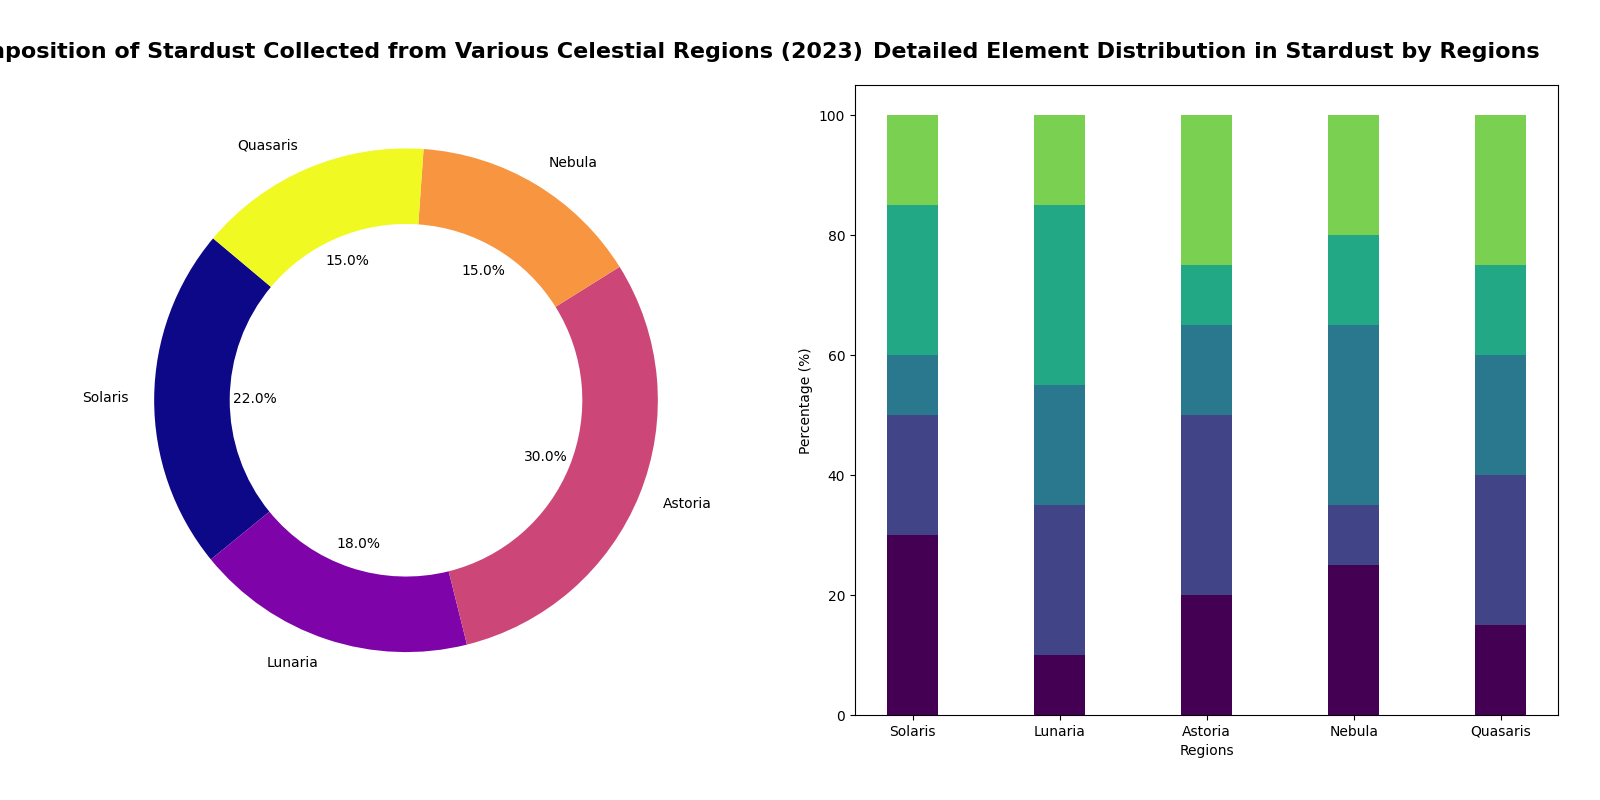

The script that drew this image:
import matplotlib.pyplot as plt
import numpy as np

# Data
regions = ['Solaris', 'Lunaria', 'Astoria', 'Nebula', 'Quasaris']
composition_percentages = [22, 18, 30, 15, 15]
elements_found = ['Plasma', 'Ether', 'Luminal Particles', 'Void Fragments', 'Astral Residue']
element_distributions = [
    [30, 20, 10, 25, 15], 
    [10, 25, 20, 30, 15], 
    [20, 30, 15, 10, 25], 
    [25, 10, 30, 15, 20], 
    [15, 25, 20, 15, 25], 
]

fig, (ax1, ax2) = plt.subplots(1, 2, figsize=(16, 8))

# Pie chart for regional composition without borders
colors = plt.cm.plasma(np.linspace(0, 1, len(regions)))
ax1.pie(
    composition_percentages, 
    labels=regions, 
    autopct='%1.1f%%', 
    startangle=140,
    colors=colors,
    wedgeprops=dict(width=0.3)
)

ax1.set_title(
    "Composition of Stardust Collected from Various Celestial Regions (2023)", 
    fontsize=16, weight='bold', pad=20
)

# Stacked bar chart for detailed element distribution without legend
bar_width = 0.35
region_indices = np.arange(len(regions))
bottom_values = np.zeros(len(regions))

for i, element in enumerate(elements_found):
    ax2.bar(
        region_indices, 
        [dist[i] for dist in element_distributions], 
        bar_width, 
        bottom=bottom_values, 
        color=plt.cm.viridis(i / len(elements_found))
    )
    bottom_values += [dist[i] for dist in element_distributions]

ax2.set_title(
    "Detailed Element Distribution in Stardust by Regions", 
    fontsize=16, weight='bold', pad=20
)
ax2.set_xlabel('Regions')
ax2.set_ylabel('Percentage (%)')
ax2.set_xticks(region_indices)
ax2.set_xticklabels(regions)

# Adjust layout
plt.tight_layout(pad=3)

# Show plot
plt.show()
